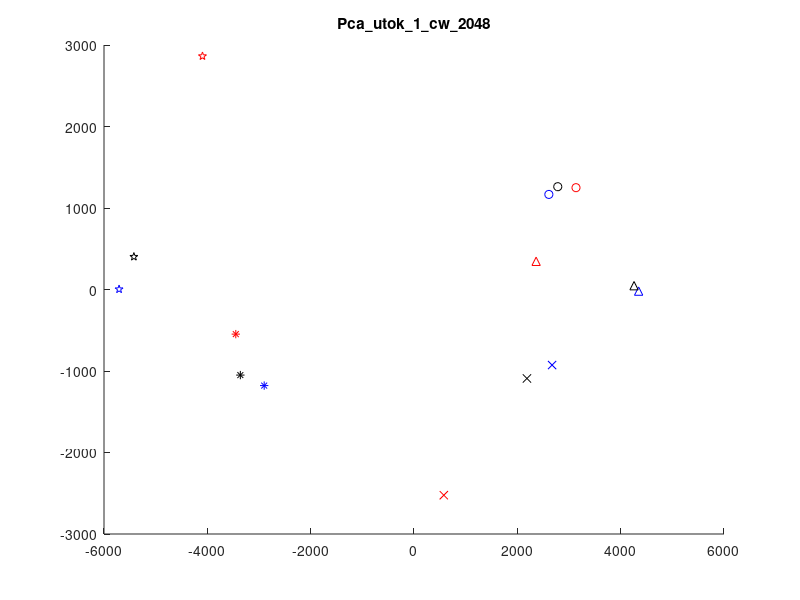
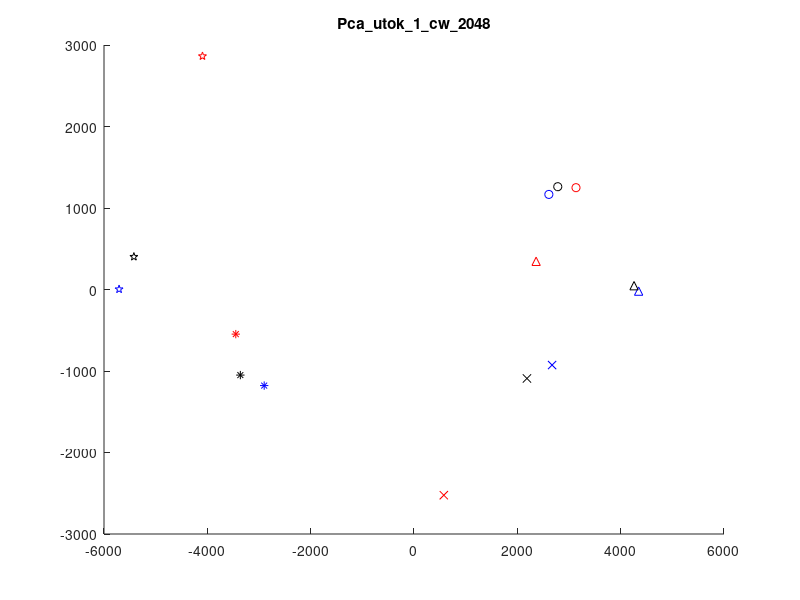

Write the MATLAB code that produced these figures, in order.
x = [
651	452	899	303	848	718	869	707	895
2995	2790	2849	3214	2593	3226	3058	2946	2972
3286	892	4131	985	3599	3619	3471	3535	3407
1821	2994	872	3715	799	1575	1302	1329	1239
1184	1113	917	1082	754	1049	929	1072	932
859	764	1110	355	865	943	1012	948	1092
2714	3195	2465	3443	2324	2932	2796	2701	2777
3656	3277	4406	3289	3642	3922	3636	3789	3470
929	1534	581	2170	469	867	658	787	679
336	1143	182	751	95	239	204	250	167
783	705	1058	229	888	896	998	848	994
2823	3296	2732	3425	2522	3106	2974	2875	2905
3563	3020	4271	2883	3667	3862	3605	3687	3511
1083	1749	696	2387	582	1053	828	956	861
446	1091	204	727	110	286	246	276	210

];

x=x-mean(x);

R = cov(x);
[U,S,V] = svd(R);

diag(S);
c = x*U;
figure
hold on;

title('Pca\_utok\_1\_cw\_2048')

plot(c(1,1),c(1,2),'or')
plot(c(2,1),c(2,2),'*r')
plot(c(3,1),c(3,2),'pr')
plot(c(4,1),c(4,2),'xr')
plot(c(5,1),c(5,2),'^r')
plot(c(6,1),c(6,2),'ob')
plot(c(7,1),c(7,2),'*b')
plot(c(8,1),c(8,2),'pb')
plot(c(9,1),c(9,2),'xb')
plot(c(10,1),c(10,2),'^b')
plot(c(11,1),c(11,2),'ok')
plot(c(12,1),c(12,2),'*k')
plot(c(13,1),c(13,2),'pk')
plot(c(14,1),c(14,2),'xk')
plot(c(15,1),c(15,2),'^k')

%{
% Create textbox
annotation('textbox',...
    [0.133738095238095 0.847619047619049 0.198214285714286 0.0650793650793651],...
    'Color',[0.850980392156863 0.101960784313725 0.101960784313725],...
    'String',{'bez vyhladenia'},...
    'EdgeColor',[1 1 1]);

% Create textbox
annotation('textbox',...
    [0.3125 0.849793650793654 0.248214285714286 0.0650793650793651],...
    'Color',[0 0 1],...
    'String',{'exponenciálne vyhl.'},...
    'EdgeColor',[1 1 1]);

% Create textbox
annotation('textbox',...
    [0.537309523809523 0.815873015873021 0.237095238095238 0.101587301587302],...
    'Color',[0.149019607843137 0.149019607843137 0.149019607843137],...
    'String',{'holtovo vyhl.'},...
    'FitBoxToText','off',...
    'EdgeColor',[1 1 1]);
%}

hold off;

saveas(gcf, 'pca_utok_1_2048.png');
saveas(gcf, 'pca_utok_1_2048.fig')